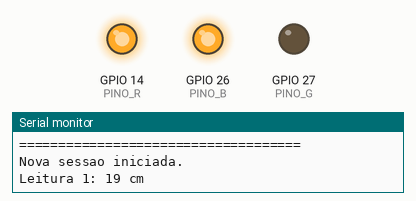
The sketch below on a simulated ESP32. Parts: output pins drawn as LEDs (lit = HIGH), the last lines printed to the serial monitor. Random numbers use the default seed unless the sketch sets one.

Above: at 0.1 s.
At 8.1 s:
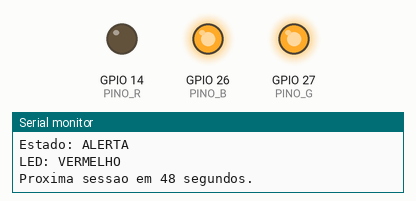
Timing chart, 0 to 9.6 s (numbered marks = the images above):
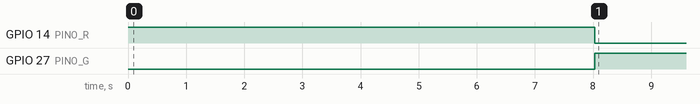

The sketch:

firmware_v2.ino
```cpp
#include <Arduino.h>

const int PINO_R = 14;
const int PINO_G = 27;
const int PINO_B = 26;

int leituras[5];
int leiturasOrdenadas[5];

unsigned long inicioSessao;
unsigned long ultimaLeitura;

int indiceLeitura = 0;
int soma = 0;

bool estadoAlerta = false;


void ledAzul() {
  analogWrite(PINO_R, 255);
  analogWrite(PINO_G, 255);
  analogWrite(PINO_B, 0);
}

void ledVerde() {
  analogWrite(PINO_R, 255);
  analogWrite(PINO_G, 0);
  analogWrite(PINO_B, 255);
}

void ledVermelho() {
  analogWrite(PINO_R, 0);
  analogWrite(PINO_G, 255);
  analogWrite(PINO_B, 255);
}

void ordenarLeituras() {
  for (int i = 0; i < 5; i++) {
    leiturasOrdenadas[i] = leituras[i];
  }

  for (int i = 0; i < 4; i++) {
    for (int j = 0; j < 4 - i; j++) {
      if (leiturasOrdenadas[j] > leiturasOrdenadas[j + 1]) {
        int temporario = leiturasOrdenadas[j];
        leiturasOrdenadas[j] = leiturasOrdenadas[j + 1];
        leiturasOrdenadas[j + 1] = temporario;
      }
    }
  }
}

void exibirLeiturasOriginais() {
  Serial.print("Valores originais: ");
  for (int i = 0; i < 5; i++) {
    Serial.print(leituras[i]);
    if (i < 4) {
      Serial.print(" ");
    }
  }
  Serial.println();
}

void exibirLeiturasOrdenadas() {
  Serial.print("Valores ordenados: ");
  for (int i = 0; i < 5; i++) {
    Serial.print(leiturasOrdenadas[i]);
    if (i < 4) {
      Serial.print(" ");
    }
  }
  Serial.println();
}

int calcularMediana() {
  return leiturasOrdenadas[2];
}

void atualizarEstado(int mediana) {
  if (mediana >= 16) {
    estadoAlerta = true;
  } else if (mediana <= 14) {
    estadoAlerta = false;
  }
}

void realizarLeitura() {
  leituras[indiceLeitura] = random(10, 21);
  soma += leituras[indiceLeitura];

  Serial.print("Leitura ");
  Serial.print(indiceLeitura + 1);
  Serial.print(": ");
  Serial.print(leituras[indiceLeitura]);
  Serial.println(" cm");

  indiceLeitura++;
  ultimaLeitura = millis();

  if (indiceLeitura == 5) {
    float media = soma / 5.0;

    Serial.println();
    Serial.print("Media da sessao: ");
    Serial.print(media, 1);
    Serial.println(" cm");

    ordenarLeituras();
    exibirLeiturasOriginais();
    exibirLeiturasOrdenadas();

    int mediana = calcularMediana();

    Serial.print("Mediana da sessao: ");
    Serial.print(mediana);
    Serial.println(" cm");

    atualizarEstado(mediana);

    if (estadoAlerta == true) {
      ledVermelho();
      Serial.println("Estado: ALERTA");
      Serial.println("LED: VERMELHO");
    } else {
      ledVerde();
      Serial.println("Estado: NORMAL");
      Serial.println("LED: VERDE");
    }

    Serial.println();
    Serial.println("Proxima sessao em 48 segundos.");
    Serial.println();
  }
}

void iniciarSessao() {
  inicioSessao = millis();
  ultimaLeitura = inicioSessao;
  indiceLeitura = 0;
  soma = 0;

  Serial.println("====================================");
  Serial.println("MONITORAMENTO DE VEGETACAO - FW 2.0");
  Serial.println("====================================");
  Serial.println("Nova sessao iniciada.");
  Serial.println();

  realizarLeitura();
}

void setup() {
  Serial.begin(115200);

  pinMode(PINO_R, OUTPUT);
  pinMode(PINO_G, OUTPUT);
  pinMode(PINO_B, OUTPUT);

  estadoAlerta = false;
  ledVerde();

  randomSeed(analogRead(0));

  Serial.println("====================================");
  Serial.println("MONITORAMENTO DE VEGETACAO - FW 2.0");
  Serial.println("====================================");
  Serial.println("Firmware 2.0 em execução.");
  Serial.println("Estado inicial: NORMAL");
  Serial.println();

  iniciarSessao();
}

void loop() {
  unsigned long agora = millis();

  if (agora - inicioSessao >= 48000) {
    iniciarSessao();
    return;
  }

  if (indiceLeitura < 5) {
    if (agora - ultimaLeitura >= 2000) {
      realizarLeitura();
    }
  }
}
```

Measured:
- by itself, GPIO 14 (PINO_R): HIGH → LOW at 8.0 s
- by itself, GPIO 27 (PINO_G): LOW → HIGH at 8.0 s
